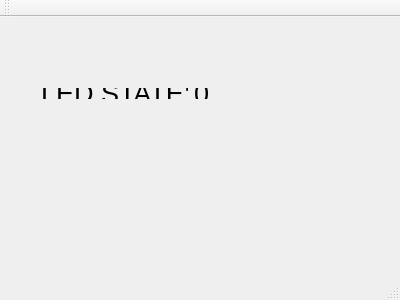
<?xml version="1.0" encoding="UTF-8"?>
<ui version="4.0">
 <class>MainWindow</class>
 <widget class="QMainWindow" name="MainWindow">
  <property name="geometry">
   <rect>
    <x>0</x>
    <y>0</y>
    <width>400</width>
    <height>300</height>
   </rect>
  </property>
  <property name="windowTitle">
   <string>MainWindow</string>
  </property>
  <widget class="QWidget" name="centralWidget">
   <widget class="QWidget" name="">
    <property name="geometry">
     <rect>
      <x>30</x>
      <y>60</y>
      <width>191</width>
      <height>33</height>
     </rect>
    </property>
    <layout class="QHBoxLayout" name="horizontalLayout">
     <item>
      <widget class="QLabel" name="label">
       <property name="font">
        <font>
         <pointsize>20</pointsize>
         <italic>false</italic>
        </font>
       </property>
       <property name="text">
        <string>LED STATE: </string>
       </property>
      </widget>
     </item>
     <item>
      <widget class="QLabel" name="lLedState">
       <property name="font">
        <font>
         <pointsize>20</pointsize>
         <italic>false</italic>
        </font>
       </property>
       <property name="text">
        <string>0</string>
       </property>
      </widget>
     </item>
    </layout>
   </widget>
  </widget>
  <widget class="QMenuBar" name="menuBar">
   <property name="geometry">
    <rect>
     <x>0</x>
     <y>0</y>
     <width>400</width>
     <height>19</height>
    </rect>
   </property>
  </widget>
  <widget class="QToolBar" name="mainToolBar">
   <attribute name="toolBarArea">
    <enum>TopToolBarArea</enum>
   </attribute>
   <attribute name="toolBarBreak">
    <bool>false</bool>
   </attribute>
  </widget>
  <widget class="QStatusBar" name="statusBar"/>
 </widget>
 <layoutdefault spacing="6" margin="11"/>
 <resources/>
 <connections/>
</ui>
